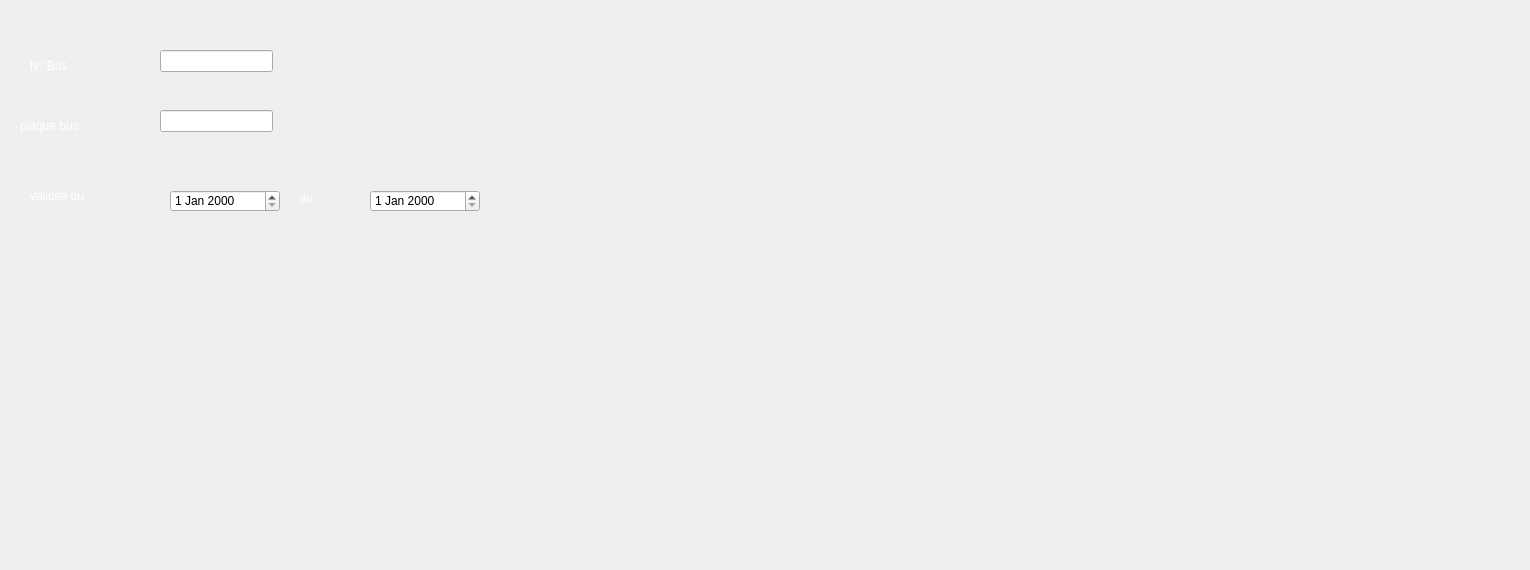
       <widget class="QWidget" name="tab_2">
        <attribute name="title">
         <string>assurance</string>
        </attribute>
        <widget class="QLabel" name="label_25">
         <property name="geometry">
          <rect>
           <x>-90</x>
           <y>-120</y>
           <width>1521</width>
           <height>561</height>
          </rect>
         </property>
         <property name="text">
          <string/>
         </property>
         <property name="pixmap">
          <pixmap>../../Downloads/bac.png</pixmap>
         </property>
        </widget>
        <widget class="QLabel" name="label_35">
         <property name="geometry">
          <rect>
           <x>30</x>
           <y>50</y>
           <width>81</width>
           <height>31</height>
          </rect>
         </property>
         <property name="styleSheet">
          <string notr="true">color: rgb(255, 255, 255);
font: 14pt &quot;MS Shell Dlg 2&quot;;</string>
         </property>
         <property name="text">
          <string>N° Bus</string>
         </property>
        </widget>
        <widget class="QLabel" name="label_36">
         <property name="geometry">
          <rect>
           <x>20</x>
           <y>110</y>
           <width>131</width>
           <height>31</height>
          </rect>
         </property>
         <property name="styleSheet">
          <string notr="true">color: rgb(255, 255, 255);
font: 14pt &quot;MS Shell Dlg 2&quot;;</string>
         </property>
         <property name="text">
          <string>plaque bus </string>
         </property>
        </widget>
        <widget class="QLabel" name="label_37">
         <property name="geometry">
          <rect>
           <x>30</x>
           <y>180</y>
           <width>141</width>
           <height>31</height>
          </rect>
         </property>
         <property name="styleSheet">
          <string notr="true">color: rgb(255, 255, 255);
font: 14pt &quot;MS Shell Dlg 2&quot;;</string>
         </property>
         <property name="text">
          <string>validite du </string>
         </property>
        </widget>
        <widget class="QLineEdit" name="lineEdit_5">
         <property name="geometry">
          <rect>
           <x>160</x>
           <y>50</y>
           <width>113</width>
           <height>22</height>
          </rect>
         </property>
        </widget>
        <widget class="QLineEdit" name="lineEdit_6">
         <property name="geometry">
          <rect>
           <x>160</x>
           <y>110</y>
           <width>113</width>
           <height>22</height>
          </rect>
         </property>
        </widget>
        <widget class="QDateEdit" name="dateEdit_3">
         <property name="geometry">
          <rect>
           <x>170</x>
           <y>190</y>
           <width>110</width>
           <height>22</height>
          </rect>
         </property>
        </widget>
        <widget class="QDateEdit" name="dateEdit_4">
         <property name="geometry">
          <rect>
           <x>370</x>
           <y>190</y>
           <width>110</width>
           <height>22</height>
          </rect>
         </property>
        </widget>
        <widget class="QLabel" name="label_38">
         <property name="geometry">
          <rect>
           <x>300</x>
           <y>190</y>
           <width>56</width>
           <height>16</height>
          </rect>
         </property>
         <property name="styleSheet">
          <string notr="true">color: rgb(255, 255, 255);
font: 14pt &quot;MS Shell Dlg 2&quot;;</string>
         </property>
         <property name="text">
          <string>au</string>
         </property>
        </widget>
       </widget>
